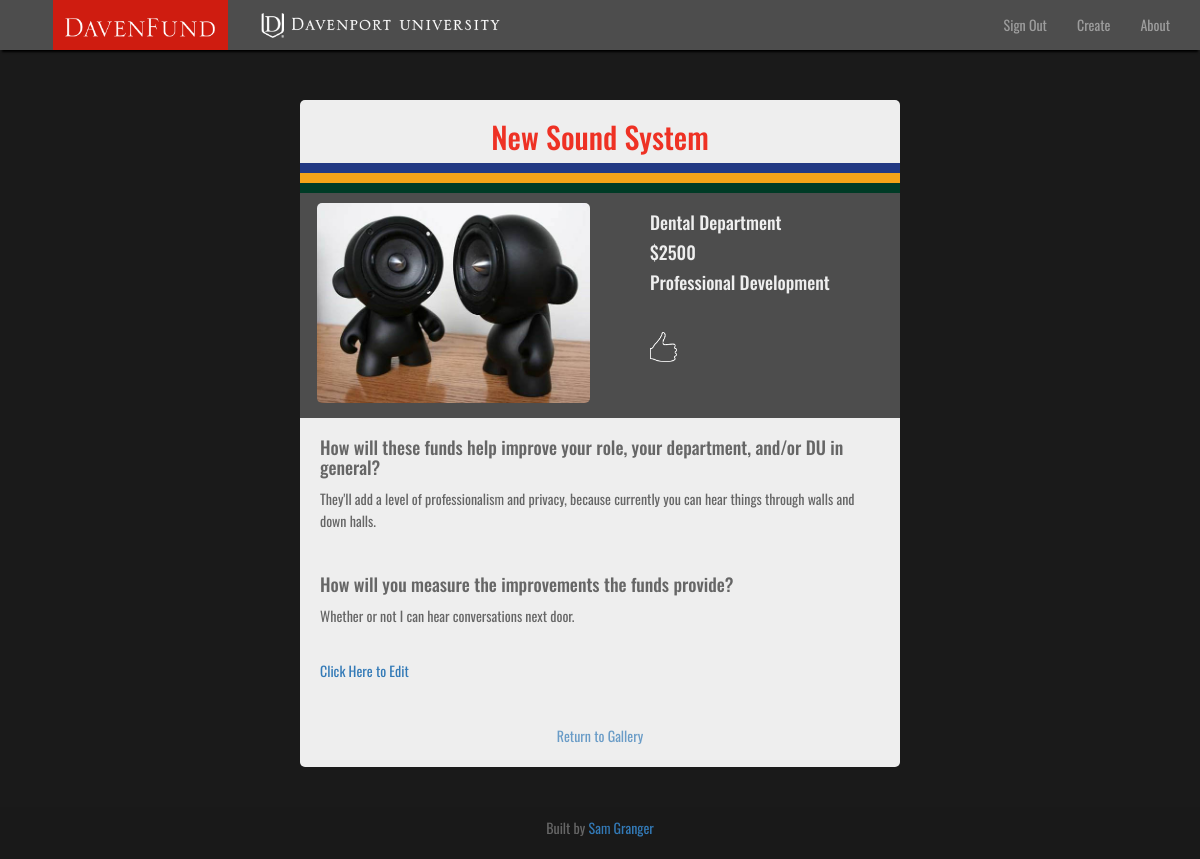
The page /profile.php?id=15 on the database its author committed.
### tables this page shows
CREATE TABLE `proposals` (
  `id` int(11) unsigned NOT NULL,
  `pname` varchar(250) NOT NULL,
  `pdept` varchar(250) NOT NULL,
  `pamount` int(11) NOT NULL,
  `prequest` varchar(30) NOT NULL,
  `pdescription` text NOT NULL,
  `pmeasure` text NOT NULL,
  `pdocument` text NOT NULL,
  `pfeedback` text NOT NULL,
  `pcomments` text NOT NULL,
  `image` varchar(200) NOT NULL
);

### assets/includes/rowvars.php (called while the page is built, shortened)
<?php
$id = $_GET['id'];
try {
$sql = "SELECT * FROM proposals WHERE id='$id'";
$results = $pdoConnect->query($sql);
} catch (PDOException $e) {
  echo $e->getMessage();
}
while ($row = $results->fetch(PDO::FETCH_ASSOC)) {
  $id = $row['id'];
  $pn = $row['pname'];
  $pd = $row['pdept'];
  $pa = $row['pamount'];
  $pr = $row['prequest'];
  $pdes = $row['pdescription'];
  $pm = $row['pmeasure'];
  $pim = $row['image'];
}

### profile.php (the view, shortened to what this page needs)
<?php
  include('assets/includes/db.php');
  include('assets/includes/header.php');
  include('assets/includes/rowvars.php');
?>
<div class="center-container">
  <div class="proposal-container">
    <h2><?php echo $pn ?></h2>
    <div class="proposal-title">
      <div class="blue-box"></div>
      <div class="yellow-box"></div>
      <div class="green-box"></div>
    </div>
    <div class="half-holder">
      <div class="left-half">
       <div class="box-text twin l-twin">
          <img class="profile-img" src="<?php echo $pim ?>" alt="">
       </div>
     </div>
     <div class="right-half">
       <div class="box-text twin r-twin">
         <ul>
           <h4><?php echo $pd ?></h4>
           <h4>$<?php echo $pa ?></h4>
           <h4><?php echo $pr ?></h4>
           <img class="like like-outline" src="assets/img/Like Simple - OUTLINE.png" alt="">
          </ul>
       </div>
     </div>
    </div>
   <div class="prop-answer-container">
     <h4>How will these funds help improve your role, your department, and/or DU in general?</h4>
     <p><?php echo $pdes ?></p>
     <br>
     <h4>How will you measure the improvements the funds provide?</h4>
     <p><?php echo $pm ?></p>
     <br>
     <a href="edit.php?id=<?php echo $id ?>">Click Here to Edit</a>
   </div>
   <a href="everybody.php">
     <div class="gall-back">
       <p>Return to Gallery</p>
     </div>
   </a>
  </div>
</div>
<?php include 'assets/includes/footer.php'; ?>

### assets/css/main.css (style rules this page uses)
html { font-family: sans-serif; -ms-text-size-adjust: 100%; -webkit-text-size-adjust: 100%; }
body { margin: 0; }
a { background-color: transparent; }
img { border: 0; }
html { height: 100%; }
body { background-color: #1a1a1a; position: relative; min-height: 100%; margin: 0; padding-bottom: 6rem; font-size: 14px; line-height: 1.6; font-family: 'Oswald', sans-serif; color: #666; -webkit-font-smoothing: antialiased; -webkit-text-size-adjust: 100%; }
a { text-decoration: none; }
.center-container { border-radius: 10px; max-width: 600px; margin: 0 auto; text-align: center; }
.box-text { text-align: left; padding: 0 20px; margin: 0 auto; }
.half-holder { min-height: 200px; width: 100%; background-color: #4d4d4d; }
.left-half, .right-half { display: inline-block; width: 50%; }
.right-half { float: right; }
.twin { width: 300px; padding: 10px; color: #eee; }
.l-twin { float: right; }
.r-twin { float: left; }
.like { margin-top: 30px; height: 30px; width: auto; cursor: pointer; }
.proposal-container { margin-top: 100px; background-color: #eee; border-radius: 5px; }
.proposal-container h2 { padding-top: 20px; color: #ee3124; }
.blue-box, .yellow-box, .green-box { width: 100%; height: 10px; }
.blue-box { background-color: #223983; }
.yellow-box { background-color: #f4a319; }
.green-box { background-color: #003b26; }
.profile-img { max-height: 200px; max-width: 275px; display: block; margin: 0 auto; border-radius: 5px; float: right; }
.prop-answer-container { margin: 20px 20px 40px 20px; text-align: left; }
.gall-back { position: relative; margin: 0 auto; bottom: 20px; text-align: center; border-radius: 5px; height: auto; width: 200px; opacity: 0.7; }

### rows shown on the page
proposals: pname "New Sound System", image (picture), pdept "Dental Department", pamount "2500", prequest "Professional Development", pdescription "They'll add a level of professionalism and privacy, because currently you can hear things through walls and down halls.", pmeasure "Whether or not I can hear conversations next door."
